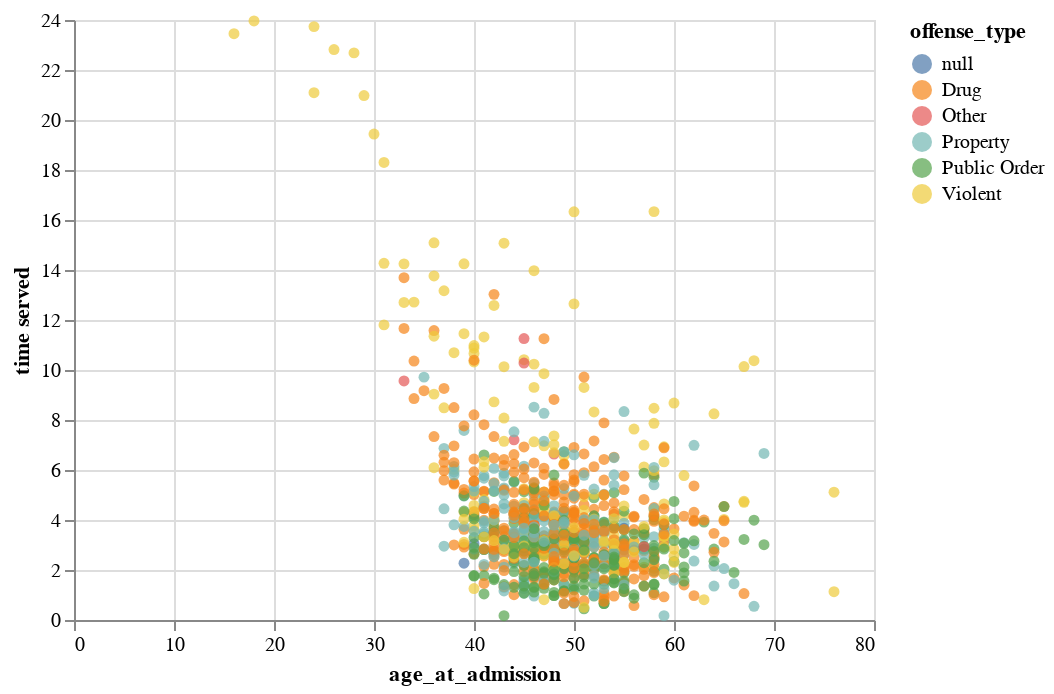

The cell this chart's notebook holds for it:
### Markdown cell above
To create this graph, a new variable was created (time served) so that the values would be more spread out. Therefore, we can see the individual differences clearer. From the graph, we can see that as the the age of admission into prison increases, inmates serve less time. This makes sense as the older inmates are, they are more likely to pass away naturally or from diseases/illness.

### Code cell
Chart(df).mark_circle().encode(
    x="age_at_admission",
    y="time served",
    color="offense_type"
)

### Figure 1 — Vega-Lite specification as saved in the notebook (floating-point values rounded to 4 significant figures; data arrays with more than 128 entries replaced by an {"elided": "..."} marker saying what was removed)
{"config": {"view": {"continuousWidth": 400, "continuousHeight": 300}}, "data": {"name": "data-32e00fbfe413cf65d369c1ca58ac2deb"}, "mark": "circle", "encoding": {"color": {"type": "nominal", "field": "offense_type"}, "x": {"type": "quantitative", "field": "age_at_admission"}, "y": {"type": "quantitative", "field": "time served"}}, "$schema": "https://vega.github.io/schema/vega-lite/v4.0.2.json", "datasets": {"data-32e00fbfe413cf65d369c1ca58ac2deb": {"elided": "1000 records"}}}
